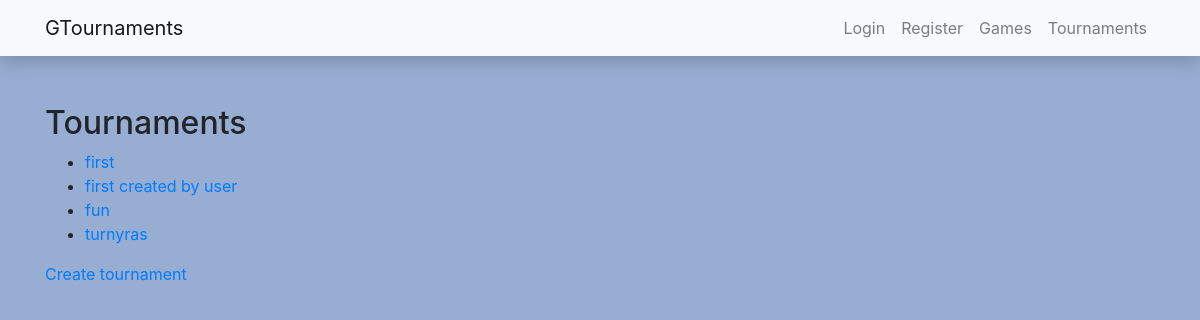
The app's page /tournaments/tournaments/ with its own data.
### tournaments/models.py (models this page shows, shortened)
class Tournament(models.Model):
    name = models.CharField("name", max_length=100)
    game = models.ForeignKey(Game, on_delete=models.CASCADE)
    start_date = models.DateField()
    created_by = models.ForeignKey(User, on_delete=models.CASCADE)
    upvotes = models.ManyToManyField(User, related_name="tournament_upvotes", blank=True)
    STATUS_CHOICES = [
        ('u', 'Upcoming'),
        ('o', 'Ongoing'),
        ('c', 'Completed'),
    ]
    status = models.CharField(max_length=1, choices=STATUS_CHOICES, default='u')

### tournaments/views.py (the view)
# urls.py: path("tournaments/", views.TournamentListView.as_view(), name="tournament-list"),
class TournamentListView(generic.ListView):
    model = Tournament
    template_name = "tournament_list.html"
    context_object_name = "tournaments"

### tournaments/templates/tournament_list.html
{% extends 'base.html' %}
{% block content %}
<h2>Tournaments</h2>
<ul>
    {% for tournament in tournaments %}
        <li><a href="{% url 'tournament-detail' tournament.id %}">{{ tournament.name }}</a></li>
    {% endfor %}
</ul>
<a href="{% url 'tournament-create' %}">Create tournament</a>
{% endblock %}

### records on screen
Tournament: name "first"
Tournament: name "first created by user"
Tournament: name "fun"
Tournament: name "turnyras"
